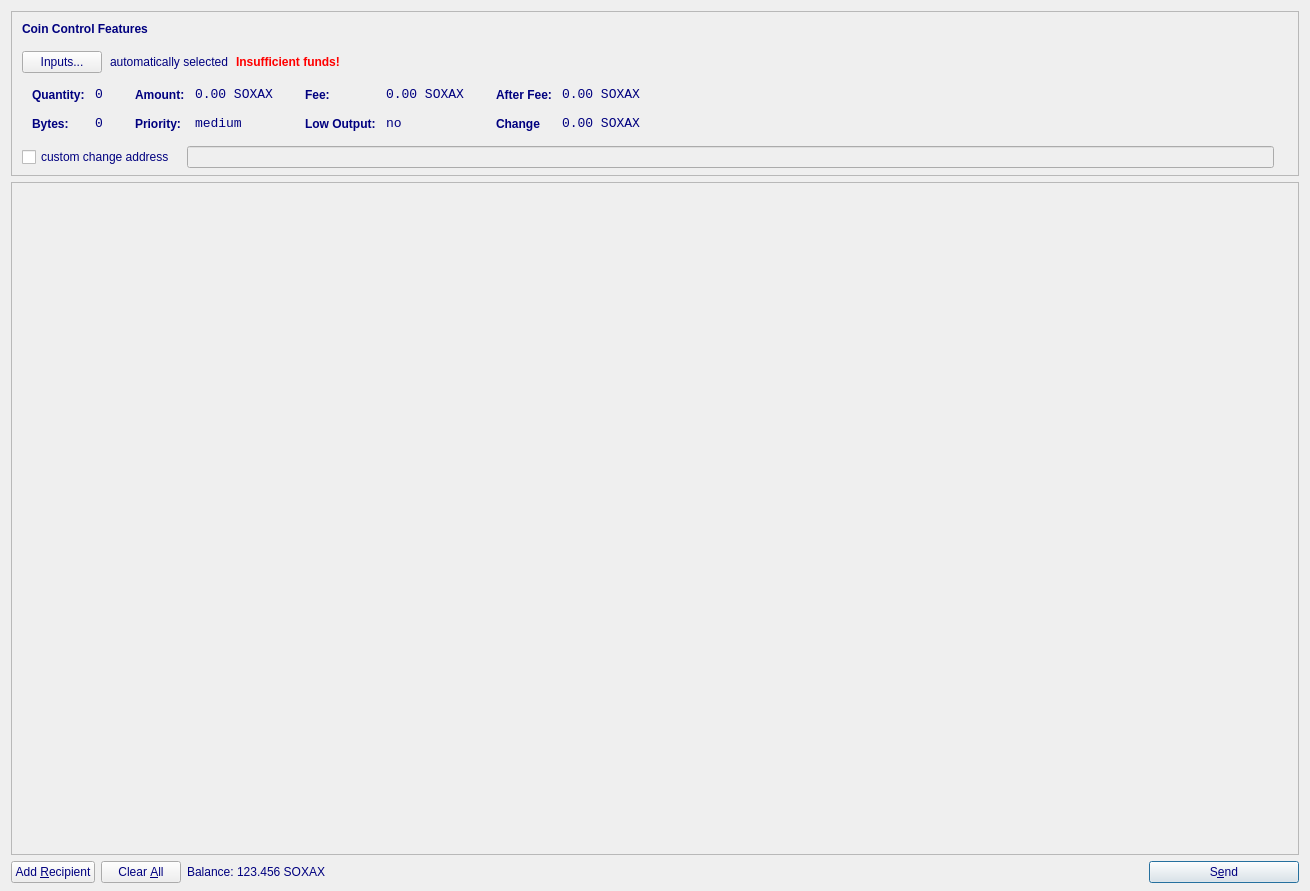
<?xml version="1.0" encoding="UTF-8"?>
<ui version="4.0">
 <class>SendCoinsDialog</class>
 <widget class="QDialog" name="SendCoinsDialog">
  <property name="geometry">
   <rect>
    <x>0</x>
    <y>0</y>
    <width>1310</width>
    <height>891</height>
   </rect>
  </property>
  <property name="windowTitle">
   <string>Send Coins</string>
  </property>
  <property name="styleSheet">
   <string notr="true">background-image: url(:/images/as2);
color: rgb(0, 0, 127);</string>
  </property>
  <layout class="QVBoxLayout" name="verticalLayout" stretch="0,1,0">
   <property name="bottomMargin">
    <number>8</number>
   </property>
   <item>
    <widget class="QFrame" name="frameCoinControl">
     <property name="sizePolicy">
      <sizepolicy hsizetype="Expanding" vsizetype="Expanding">
       <horstretch>0</horstretch>
       <verstretch>0</verstretch>
      </sizepolicy>
     </property>
     <property name="maximumSize">
      <size>
       <width>16777215</width>
       <height>16777215</height>
      </size>
     </property>
     <property name="frameShape">
      <enum>QFrame::StyledPanel</enum>
     </property>
     <property name="frameShadow">
      <enum>QFrame::Sunken</enum>
     </property>
     <layout class="QVBoxLayout" name="verticalLayoutCoinControl2">
      <property name="spacing">
       <number>6</number>
      </property>
      <property name="leftMargin">
       <number>0</number>
      </property>
      <property name="topMargin">
       <number>0</number>
      </property>
      <property name="rightMargin">
       <number>0</number>
      </property>
      <property name="bottomMargin">
       <number>6</number>
      </property>
      <item>
       <layout class="QVBoxLayout" name="verticalLayoutCoinControl" stretch="0,0,0,0,1">
        <property name="spacing">
         <number>0</number>
        </property>
        <property name="leftMargin">
         <number>10</number>
        </property>
        <property name="topMargin">
         <number>10</number>
        </property>
        <item>
         <layout class="QHBoxLayout" name="horizontalLayoutCoinControl1">
          <property name="bottomMargin">
           <number>15</number>
          </property>
          <item>
           <widget class="QLabel" name="labelCoinControlFeatures">
            <property name="sizePolicy">
             <sizepolicy hsizetype="Preferred" vsizetype="Maximum">
              <horstretch>0</horstretch>
              <verstretch>0</verstretch>
             </sizepolicy>
            </property>
            <property name="font">
             <font>
              <weight>75</weight>
              <bold>true</bold>
             </font>
            </property>
            <property name="styleSheet">
             <string notr="true">font-weight:bold;</string>
            </property>
            <property name="text">
             <string>Coin Control Features</string>
            </property>
           </widget>
          </item>
         </layout>
        </item>
        <item>
         <layout class="QHBoxLayout" name="horizontalLayoutCoinControl2" stretch="0,0,0,0">
          <property name="spacing">
           <number>8</number>
          </property>
          <property name="bottomMargin">
           <number>10</number>
          </property>
          <item>
           <widget class="QPushButton" name="pushButtonCoinControl">
            <property name="styleSheet">
             <string notr="true"/>
            </property>
            <property name="text">
             <string>Inputs...</string>
            </property>
           </widget>
          </item>
          <item>
           <widget class="QLabel" name="labelCoinControlAutomaticallySelected">
            <property name="text">
             <string>automatically selected</string>
            </property>
            <property name="margin">
             <number>5</number>
            </property>
           </widget>
          </item>
          <item>
           <widget class="QLabel" name="labelCoinControlInsuffFunds">
            <property name="font">
             <font>
              <weight>75</weight>
              <bold>true</bold>
             </font>
            </property>
            <property name="styleSheet">
             <string notr="true">color:red;font-weight:bold;</string>
            </property>
            <property name="text">
             <string>Insufficient funds!</string>
            </property>
            <property name="margin">
             <number>5</number>
            </property>
           </widget>
          </item>
          <item>
           <spacer name="horizontalSpacerCoinControl">
            <property name="orientation">
             <enum>Qt::Horizontal</enum>
            </property>
            <property name="sizeHint" stdset="0">
             <size>
              <width>40</width>
              <height>1</height>
             </size>
            </property>
           </spacer>
          </item>
         </layout>
        </item>
        <item>
         <widget class="QWidget" name="widgetCoinControl" native="true">
          <property name="sizePolicy">
           <sizepolicy hsizetype="Preferred" vsizetype="Preferred">
            <horstretch>0</horstretch>
            <verstretch>0</verstretch>
           </sizepolicy>
          </property>
          <property name="minimumSize">
           <size>
            <width>0</width>
            <height>0</height>
           </size>
          </property>
          <property name="styleSheet">
           <string notr="true"/>
          </property>
          <layout class="QHBoxLayout" name="horizontalLayoutCoinControl5">
           <property name="leftMargin">
            <number>0</number>
           </property>
           <property name="topMargin">
            <number>0</number>
           </property>
           <property name="rightMargin">
            <number>0</number>
           </property>
           <property name="bottomMargin">
            <number>0</number>
           </property>
           <item>
            <layout class="QHBoxLayout" name="horizontalLayoutCoinControl3" stretch="0,0,0,1">
             <property name="spacing">
              <number>20</number>
             </property>
             <property name="topMargin">
              <number>0</number>
             </property>
             <property name="bottomMargin">
              <number>10</number>
             </property>
             <item>
              <layout class="QFormLayout" name="formLayoutCoinControl1">
               <property name="horizontalSpacing">
                <number>10</number>
               </property>
               <property name="verticalSpacing">
                <number>14</number>
               </property>
               <property name="leftMargin">
                <number>10</number>
               </property>
               <property name="topMargin">
                <number>4</number>
               </property>
               <property name="rightMargin">
                <number>6</number>
               </property>
               <item row="0" column="0">
                <widget class="QLabel" name="labelCoinControlQuantityText">
                 <property name="styleSheet">
                  <string notr="true">font-weight:bold;</string>
                 </property>
                 <property name="text">
                  <string>Quantity:</string>
                 </property>
                 <property name="margin">
                  <number>0</number>
                 </property>
                </widget>
               </item>
               <item row="0" column="1">
                <widget class="QLabel" name="labelCoinControlQuantity">
                 <property name="font">
                  <font>
                   <family>Monospace</family>
                   <pointsize>10</pointsize>
                  </font>
                 </property>
                 <property name="cursor">
                  <cursorShape>IBeamCursor</cursorShape>
                 </property>
                 <property name="contextMenuPolicy">
                  <enum>Qt::ActionsContextMenu</enum>
                 </property>
                 <property name="text">
                  <string>0</string>
                 </property>
                 <property name="margin">
                  <number>0</number>
                 </property>
                 <property name="textInteractionFlags">
                  <set>Qt::LinksAccessibleByMouse|Qt::TextSelectableByKeyboard|Qt::TextSelectableByMouse</set>
                 </property>
                </widget>
               </item>
               <item row="1" column="0">
                <widget class="QLabel" name="labelCoinControlBytesText">
                 <property name="styleSheet">
                  <string notr="true">font-weight:bold;</string>
                 </property>
                 <property name="text">
                  <string>Bytes:</string>
                 </property>
                </widget>
               </item>
               <item row="1" column="1">
                <widget class="QLabel" name="labelCoinControlBytes">
                 <property name="font">
                  <font>
                   <family>Monospace</family>
                   <pointsize>10</pointsize>
                  </font>
                 </property>
                 <property name="cursor">
                  <cursorShape>IBeamCursor</cursorShape>
                 </property>
                 <property name="contextMenuPolicy">
                  <enum>Qt::ActionsContextMenu</enum>
                 </property>
                 <property name="text">
                  <string>0</string>
                 </property>
                 <property name="textInteractionFlags">
                  <set>Qt::LinksAccessibleByMouse|Qt::TextSelectableByKeyboard|Qt::TextSelectableByMouse</set>
                 </property>
                </widget>
               </item>
              </layout>
             </item>
             <item>
              <layout class="QFormLayout" name="formLayoutCoinControl2">
               <property name="horizontalSpacing">
                <number>10</number>
               </property>
               <property name="verticalSpacing">
                <number>14</number>
               </property>
               <property name="leftMargin">
                <number>6</number>
               </property>
               <property name="topMargin">
                <number>4</number>
               </property>
               <property name="rightMargin">
                <number>6</number>
               </property>
               <item row="0" column="0">
                <widget class="QLabel" name="labelCoinControlAmountText">
                 <property name="styleSheet">
                  <string notr="true">font-weight:bold;</string>
                 </property>
                 <property name="text">
                  <string>Amount:</string>
                 </property>
                 <property name="margin">
                  <number>0</number>
                 </property>
                </widget>
               </item>
               <item row="0" column="1">
                <widget class="QLabel" name="labelCoinControlAmount">
                 <property name="font">
                  <font>
                   <family>Monospace</family>
                   <pointsize>10</pointsize>
                  </font>
                 </property>
                 <property name="cursor">
                  <cursorShape>IBeamCursor</cursorShape>
                 </property>
                 <property name="contextMenuPolicy">
                  <enum>Qt::ActionsContextMenu</enum>
                 </property>
                 <property name="text">
                  <string>0.00 SOXAX</string>
                 </property>
                 <property name="textInteractionFlags">
                  <set>Qt::LinksAccessibleByMouse|Qt::TextSelectableByKeyboard|Qt::TextSelectableByMouse</set>
                 </property>
                </widget>
               </item>
               <item row="1" column="0">
                <widget class="QLabel" name="labelCoinControlPriorityText">
                 <property name="styleSheet">
                  <string notr="true">font-weight:bold;</string>
                 </property>
                 <property name="text">
                  <string>Priority:</string>
                 </property>
                </widget>
               </item>
               <item row="1" column="1">
                <widget class="QLabel" name="labelCoinControlPriority">
                 <property name="font">
                  <font>
                   <family>Monospace</family>
                   <pointsize>10</pointsize>
                  </font>
                 </property>
                 <property name="cursor">
                  <cursorShape>IBeamCursor</cursorShape>
                 </property>
                 <property name="contextMenuPolicy">
                  <enum>Qt::ActionsContextMenu</enum>
                 </property>
                 <property name="text">
                  <string>medium</string>
                 </property>
                 <property name="textInteractionFlags">
                  <set>Qt::LinksAccessibleByMouse|Qt::TextSelectableByKeyboard|Qt::TextSelectableByMouse</set>
                 </property>
                </widget>
               </item>
              </layout>
             </item>
             <item>
              <layout class="QFormLayout" name="formLayoutCoinControl3">
               <property name="horizontalSpacing">
                <number>10</number>
               </property>
               <property name="verticalSpacing">
                <number>14</number>
               </property>
               <property name="leftMargin">
                <number>6</number>
               </property>
               <property name="topMargin">
                <number>4</number>
               </property>
               <property name="rightMargin">
                <number>6</number>
               </property>
               <item row="0" column="0">
                <widget class="QLabel" name="labelCoinControlFeeText">
                 <property name="styleSheet">
                  <string notr="true">font-weight:bold;</string>
                 </property>
                 <property name="text">
                  <string>Fee:</string>
                 </property>
                 <property name="margin">
                  <number>0</number>
                 </property>
                </widget>
               </item>
               <item row="0" column="1">
                <widget class="QLabel" name="labelCoinControlFee">
                 <property name="font">
                  <font>
                   <family>Monospace</family>
                   <pointsize>10</pointsize>
                  </font>
                 </property>
                 <property name="cursor">
                  <cursorShape>IBeamCursor</cursorShape>
                 </property>
                 <property name="contextMenuPolicy">
                  <enum>Qt::ActionsContextMenu</enum>
                 </property>
                 <property name="text">
                  <string>0.00 SOXAX</string>
                 </property>
                 <property name="textInteractionFlags">
                  <set>Qt::LinksAccessibleByMouse|Qt::TextSelectableByKeyboard|Qt::TextSelectableByMouse</set>
                 </property>
                </widget>
               </item>
               <item row="1" column="0">
                <widget class="QLabel" name="labelCoinControlLowOutputText">
                 <property name="styleSheet">
                  <string notr="true">font-weight:bold;</string>
                 </property>
                 <property name="text">
                  <string>Low Output:</string>
                 </property>
                </widget>
               </item>
               <item row="1" column="1">
                <widget class="QLabel" name="labelCoinControlLowOutput">
                 <property name="font">
                  <font>
                   <family>Monospace</family>
                   <pointsize>10</pointsize>
                  </font>
                 </property>
                 <property name="cursor">
                  <cursorShape>IBeamCursor</cursorShape>
                 </property>
                 <property name="contextMenuPolicy">
                  <enum>Qt::ActionsContextMenu</enum>
                 </property>
                 <property name="text">
                  <string>no</string>
                 </property>
                 <property name="textInteractionFlags">
                  <set>Qt::LinksAccessibleByMouse|Qt::TextSelectableByKeyboard|Qt::TextSelectableByMouse</set>
                 </property>
                </widget>
               </item>
              </layout>
             </item>
             <item>
              <layout class="QFormLayout" name="formLayoutCoinControl4">
               <property name="horizontalSpacing">
                <number>10</number>
               </property>
               <property name="verticalSpacing">
                <number>14</number>
               </property>
               <property name="leftMargin">
                <number>6</number>
               </property>
               <property name="topMargin">
                <number>4</number>
               </property>
               <property name="rightMargin">
                <number>6</number>
               </property>
               <item row="0" column="0">
                <widget class="QLabel" name="labelCoinControlAfterFeeText">
                 <property name="styleSheet">
                  <string notr="true">font-weight:bold;</string>
                 </property>
                 <property name="text">
                  <string>After Fee:</string>
                 </property>
                 <property name="margin">
                  <number>0</number>
                 </property>
                </widget>
               </item>
               <item row="0" column="1">
                <widget class="QLabel" name="labelCoinControlAfterFee">
                 <property name="font">
                  <font>
                   <family>Monospace</family>
                   <pointsize>10</pointsize>
                  </font>
                 </property>
                 <property name="cursor">
                  <cursorShape>IBeamCursor</cursorShape>
                 </property>
                 <property name="contextMenuPolicy">
                  <enum>Qt::ActionsContextMenu</enum>
                 </property>
                 <property name="text">
                  <string>0.00 SOXAX</string>
                 </property>
                 <property name="textInteractionFlags">
                  <set>Qt::LinksAccessibleByMouse|Qt::TextSelectableByKeyboard|Qt::TextSelectableByMouse</set>
                 </property>
                </widget>
               </item>
               <item row="1" column="0">
                <widget class="QLabel" name="labelCoinControlChangeText">
                 <property name="styleSheet">
                  <string notr="true">font-weight:bold;</string>
                 </property>
                 <property name="text">
                  <string>Change</string>
                 </property>
                </widget>
               </item>
               <item row="1" column="1">
                <widget class="QLabel" name="labelCoinControlChange">
                 <property name="font">
                  <font>
                   <family>Monospace</family>
                   <pointsize>10</pointsize>
                  </font>
                 </property>
                 <property name="cursor">
                  <cursorShape>IBeamCursor</cursorShape>
                 </property>
                 <property name="contextMenuPolicy">
                  <enum>Qt::ActionsContextMenu</enum>
                 </property>
                 <property name="text">
                  <string>0.00 SOXAX</string>
                 </property>
                 <property name="textInteractionFlags">
                  <set>Qt::LinksAccessibleByMouse|Qt::TextSelectableByKeyboard|Qt::TextSelectableByMouse</set>
                 </property>
                </widget>
               </item>
              </layout>
             </item>
            </layout>
           </item>
          </layout>
         </widget>
        </item>
        <item>
         <layout class="QHBoxLayout" name="horizontalLayoutCoinControl4" stretch="0,0,0">
          <property name="spacing">
           <number>12</number>
          </property>
          <property name="sizeConstraint">
           <enum>QLayout::SetDefaultConstraint</enum>
          </property>
          <property name="topMargin">
           <number>5</number>
          </property>
          <property name="rightMargin">
           <number>5</number>
          </property>
          <item>
           <widget class="QCheckBox" name="checkBoxCoinControlChange">
            <property name="text">
             <string>custom change address</string>
            </property>
           </widget>
          </item>
          <item>
           <widget class="QLineEdit" name="lineEditCoinControlChange">
            <property name="enabled">
             <bool>false</bool>
            </property>
            <property name="sizePolicy">
             <sizepolicy hsizetype="Expanding" vsizetype="Fixed">
              <horstretch>0</horstretch>
              <verstretch>0</verstretch>
             </sizepolicy>
            </property>
           </widget>
          </item>
          <item>
           <widget class="QLabel" name="labelCoinControlChangeLabel">
            <property name="sizePolicy">
             <sizepolicy hsizetype="Preferred" vsizetype="Expanding">
              <horstretch>0</horstretch>
              <verstretch>0</verstretch>
             </sizepolicy>
            </property>
            <property name="minimumSize">
             <size>
              <width>0</width>
              <height>0</height>
             </size>
            </property>
            <property name="text">
             <string/>
            </property>
            <property name="margin">
             <number>3</number>
            </property>
           </widget>
          </item>
         </layout>
        </item>
        <item>
         <spacer name="verticalSpacerCoinControl">
          <property name="orientation">
           <enum>Qt::Vertical</enum>
          </property>
          <property name="sizeHint" stdset="0">
           <size>
            <width>800</width>
            <height>1</height>
           </size>
          </property>
         </spacer>
        </item>
       </layout>
      </item>
     </layout>
    </widget>
   </item>
   <item>
    <widget class="QScrollArea" name="scrollArea">
     <property name="widgetResizable">
      <bool>true</bool>
     </property>
     <widget class="QWidget" name="scrollAreaWidgetContents">
      <property name="geometry">
       <rect>
        <x>0</x>
        <y>0</y>
        <width>1290</width>
        <height>663</height>
       </rect>
      </property>
      <layout class="QVBoxLayout" name="verticalLayout_2">
       <property name="leftMargin">
        <number>0</number>
       </property>
       <property name="topMargin">
        <number>0</number>
       </property>
       <property name="rightMargin">
        <number>0</number>
       </property>
       <property name="bottomMargin">
        <number>0</number>
       </property>
       <item>
        <layout class="QVBoxLayout" name="entries">
         <property name="spacing">
          <number>6</number>
         </property>
        </layout>
       </item>
       <item>
        <spacer name="verticalSpacer">
         <property name="orientation">
          <enum>Qt::Vertical</enum>
         </property>
         <property name="sizeHint" stdset="0">
          <size>
           <width>20</width>
           <height>40</height>
          </size>
         </property>
        </spacer>
       </item>
      </layout>
     </widget>
    </widget>
   </item>
   <item>
    <layout class="QHBoxLayout" name="horizontalLayout">
     <item>
      <widget class="QPushButton" name="addButton">
       <property name="toolTip">
        <string>Send to multiple recipients at once</string>
       </property>
       <property name="text">
        <string>Add &amp;Recipient</string>
       </property>
       <property name="icon">
        <iconset resource="../bitcoin.qrc">
         <normaloff>:/icons/add</normaloff>:/icons/add</iconset>
       </property>
       <property name="autoDefault">
        <bool>false</bool>
       </property>
      </widget>
     </item>
     <item>
      <widget class="QPushButton" name="clearButton">
       <property name="sizePolicy">
        <sizepolicy hsizetype="Minimum" vsizetype="Fixed">
         <horstretch>0</horstretch>
         <verstretch>0</verstretch>
        </sizepolicy>
       </property>
       <property name="toolTip">
        <string>Remove all transaction fields</string>
       </property>
       <property name="text">
        <string>Clear &amp;All</string>
       </property>
       <property name="icon">
        <iconset resource="../bitcoin.qrc">
         <normaloff>:/icons/remove</normaloff>:/icons/remove</iconset>
       </property>
       <property name="autoRepeatDelay">
        <number>300</number>
       </property>
       <property name="autoDefault">
        <bool>false</bool>
       </property>
      </widget>
     </item>
     <item>
      <layout class="QHBoxLayout" name="horizontalLayout_2">
       <property name="spacing">
        <number>3</number>
       </property>
       <item>
        <widget class="QLabel" name="label">
         <property name="sizePolicy">
          <sizepolicy hsizetype="Preferred" vsizetype="Fixed">
           <horstretch>0</horstretch>
           <verstretch>0</verstretch>
          </sizepolicy>
         </property>
         <property name="text">
          <string>Balance:</string>
         </property>
        </widget>
       </item>
       <item>
        <widget class="QLabel" name="labelBalance">
         <property name="sizePolicy">
          <sizepolicy hsizetype="Preferred" vsizetype="Fixed">
           <horstretch>0</horstretch>
           <verstretch>0</verstretch>
          </sizepolicy>
         </property>
         <property name="cursor">
          <cursorShape>IBeamCursor</cursorShape>
         </property>
         <property name="text">
          <string>123.456 SOXAX</string>
         </property>
         <property name="textInteractionFlags">
          <set>Qt::LinksAccessibleByMouse|Qt::TextSelectableByKeyboard|Qt::TextSelectableByMouse</set>
         </property>
        </widget>
       </item>
      </layout>
     </item>
     <item>
      <spacer name="horizontalSpacer">
       <property name="orientation">
        <enum>Qt::Horizontal</enum>
       </property>
       <property name="sizeHint" stdset="0">
        <size>
         <width>40</width>
         <height>20</height>
        </size>
       </property>
      </spacer>
     </item>
     <item>
      <widget class="QPushButton" name="sendButton">
       <property name="minimumSize">
        <size>
         <width>150</width>
         <height>0</height>
        </size>
       </property>
       <property name="toolTip">
        <string>Confirm the send action</string>
       </property>
       <property name="text">
        <string>S&amp;end</string>
       </property>
       <property name="icon">
        <iconset resource="../bitcoin.qrc">
         <normaloff>:/icons/send</normaloff>:/icons/send</iconset>
       </property>
       <property name="default">
        <bool>true</bool>
       </property>
      </widget>
     </item>
    </layout>
   </item>
  </layout>
 </widget>
 <resources>
  <include location="../bitcoin.qrc"/>
 </resources>
 <connections/>
</ui>
